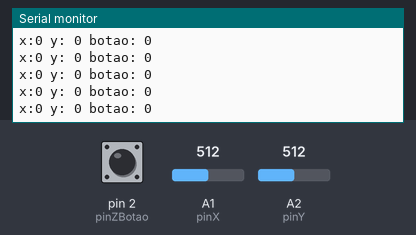
Recording of a sketch running on a simulated Arduino Uno, built with avr-gcc and run on an emulated ATmega328P. Shown: the last lines printed to the serial monitor. The test bench sets the inputs (shaded band); at power-on: A1 (pinX) = 512, A2 (pinY) = 512, pin 2 (pinZBotao) HIGH.

Above: at 1.2 s.
1.3 s: A1 (pinX) set to 716
At 1.31 s:
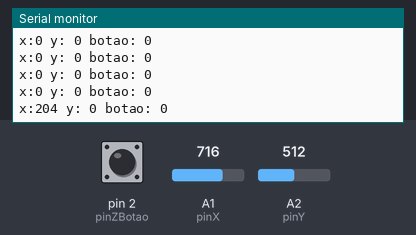
2.8 s: A2 (pinY) set to 716
At 2.82 s:
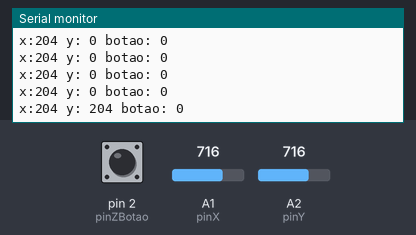
4.3 s: pin 2 (pinZBotao) pulled LOW for 0.15 s
At 4.33 s:
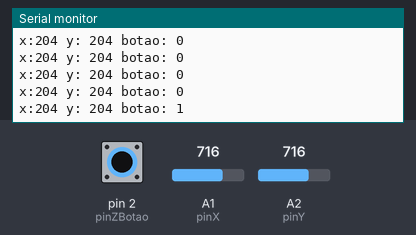
5.9 s: A1 (pinX) set to 900
At 5.95 s:
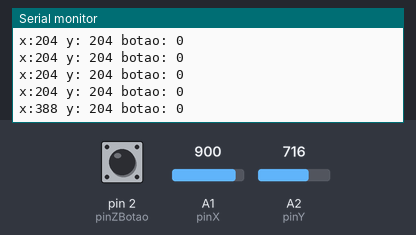
7.4 s: A2 (pinY) set to 306
At 7.46 s:
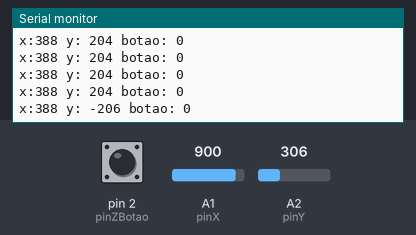
10.4 s: pin 2 (pinZBotao) pulled LOW for 1 s
At 10.48 s:
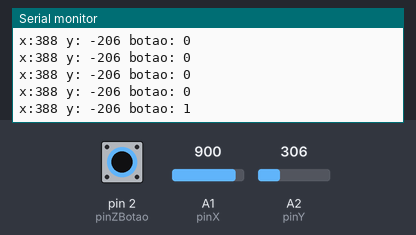
Timing chart, 0 to 13.4 s (numbered marks = the images above; inputs shaded):
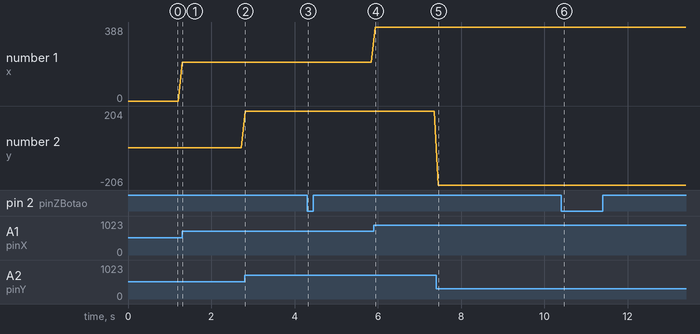

The sketch:

joy.ino
```cpp
#define pinX A1
#define pinY A2
#define pinZBotao 2
int xRef, yRef;

void setup() {
  Serial.begin(57600);
  pinMode(pinZBotao, INPUT_PULLUP);
  xRef = analogRead(pinX);
  yRef = analogRead(pinY);
}

void loop() {
  int xVal = analogRead(pinX) - xRef;
  int yVal = analogRead(pinY) - yRef;
  int zVal = !digitalRead(pinZBotao);
  Serial.print("x:");
  Serial.print(xVal);
  Serial.print(" y: ");
  Serial.print(yVal);
  Serial.print(" botao: ");
  Serial.println(zVal);
  delay(100);
 }
```

Measured:
- after the input at 1.3 s, the serial monitor: prints a new line at once (image 1)
- after the input at 2.8 s, the serial monitor: prints a new line at once (image 2)
- after the input at 4.3 s, the serial monitor: prints a new line at once (image 3)
- after the input at 5.9 s, the serial monitor: prints a new line at once (image 4)
- after the input at 7.4 s, the serial monitor: prints a new line after 0.05 s (image 5)
- after the input at 10.4 s, the serial monitor: prints a new line after 0.08 s (image 6)
- plotted number 1: 0 → 204 after the input at 1.3 s, 204 → 388 after the input at 5.9 s
- plotted number 2: 204 → -206 after the input at 7.4 s
